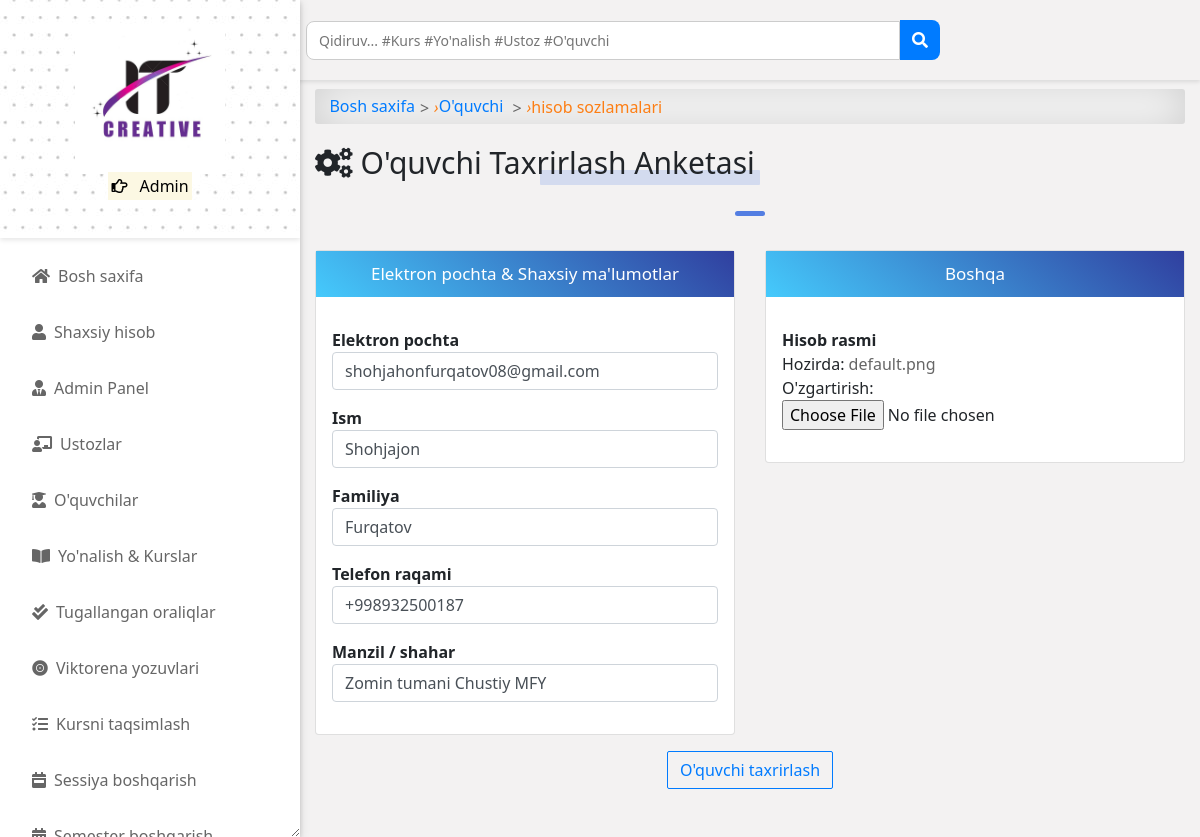
Screenshot of /accounts/student/6/edit/ (signed in) with the database file from the repository.
### accounts/models.py (models this page shows, shortened)
class User(AbstractUser):
    is_student = models.BooleanField(default=False)
    is_lecturer = models.BooleanField(default=False)
    is_parent = models.BooleanField(default=False)
    is_dep_head = models.BooleanField(default=False)
    phone = models.CharField(max_length=60, blank=True, null=True)
    address = models.CharField(max_length=60, blank=True, null=True)
    picture = models.ImageField(upload_to='profile_pictures/%y/%m/%d/', default='default.png', null=True)
    email = models.EmailField(blank=True, null=True)
    username_validator = ASCIIUsernameValidator()
    objects = UserManager()
    @property
    def get_user_role(self):
        if self.is_superuser:
            return "Admin"
        elif self.is_student:
            return "Talaba"  # Tarjima qilindi
        elif self.is_lecturer:
            return "O'qituvchi"  # Tarjima qilindi
        elif self.is_parent:
            return "Ota-Ona"  # Tarjima qilindi

### accounts/views.py (the view)
# urls.py: path('student/<int:pk>/edit/', edit_student, name='student_edit'),
@login_required
@admin_required
def edit_student(request, pk):
    instance = get_object_or_404(User, is_student=True, pk=pk)
    if request.method == "POST":
        form = ProfileUpdateForm(request.POST, request.FILES, instance=instance)
        full_name = instance.get_full_name
        if form.is_valid():
            form.save()
            messages.success(request, ("Talaba " + full_name + " ma'lumotlari yangilandi."))
            return redirect("student_list")
        else:
            messages.error(request, "Iltimos, quyidagi xatolikni to'g'rilang.")
    else:
        form = ProfileUpdateForm(instance=instance)
    return render(
        request,
        "accounts/edit_student.html",
        {
            "title": "Profil tahrirlash | IT Creative LMS",
            "form": form,
        },
    )

### accounts/forms.py
class ProfileUpdateForm(UserChangeForm):
    email = forms.EmailField(
        widget=forms.TextInput(attrs={'type': 'email', 'class': 'form-control', }),
        label="Elektron pochta", )  # Email Address -> Elektron pochta
    first_name = forms.CharField(
        widget=forms.TextInput(attrs={'type': 'text', 'class': 'form-control', }),
        label="Ism", )  # First Name -> Ism
    last_name = forms.CharField(
        widget=forms.TextInput(attrs={'type': 'text', 'class': 'form-control', }),
        label="Familiya", )  # Last Name -> Familiya
    phone = forms.CharField(
        widget=forms.TextInput(attrs={'type': 'text', 'class': 'form-control', }),
        label="Telefon raqami", )  # Phone No. -> Telefon raqami
    address = forms.CharField(
        widget=forms.TextInput(attrs={'type': 'text', 'class': 'form-control', }),
        label="Manzil / shahar", )  # Address / city -> Manzil / shahar
    class Meta:
        model = User
        fields = ['email', 'phone', 'address', 'picture', 'first_name', 'last_name']

### templates/accounts/edit_student.html (shortened to what this page needs)
{% extends 'base.html' %}
{% load crispy_forms_tags %}
{% load static %}
{% block content %}<br>
<div id="input-nav"><a href="{% url 'home' %}" class="primary1">Bosh saxifa</a> <i>&rsaquo;</i>
    <a href="{% url 'student_list' %}" class="primary1">O'quvchi </a><i>&rsaquo;</i> hisob sozlamalari
</div>
<p class="title-1"><i class="fas fa-cogs"></i>O'quvchi taxrirlash anketasi</p>
<div class="title-line"></div><br>
<form action="" method="POST" enctype="multipart/form-data">{% csrf_token %}
    <div class="row mb-3">
        <div class="col-md-6">
            <div class="card">
            <p class="form-title">Elektron pochta & Shaxsiy ma'lumotlar</p>
            <div class="p-3">
                <div class="form-group">
                    <b>{{ form.email.label }}</b>{{ form.email }}
                </div>
                <div class="form-group">
                    <b>{{ form.first_name.label }}</b>{{ form.first_name }}
                </div>
                <div class="form-group">
                    <b>{{ form.last_name.label }}</b>{{ form.last_name }}
                </div>
                <div class="form-group">
                    <b>{{ form.phone.label }}</b>{{ form.phone }}
                </div>
                <div class="form-group">
                    <b>{{ form.address.label }}</b>{{ form.address }}
                </div>
                </div>
            </div>
        </div>
        <div class="col-md-6">
            <div class="card">
            <p class="form-title">Boshqa</p>
            <div class="p-3">
                <div class="form-group">
                    <b>Hisob rasmi</b><br>{{ form.picture }}
                </div>
            </div>
            </div>
        </div>
    </div>
    <center><input class="btn btn-outline-primary" type="submit" value="O'quvchi taxrirlash"></center>
</form>
{% endblock content %}

### templates/aside.html (shortened to what this page needs)
{% load static %}
<head>
</head>
<div id="side-nav">
	<div class="main-menu">
		<div class="top-side text-center py-4" style="background-image: url({% static 'img/dotted.jpg' %});">
			<img src="{% static 'img/logo.png' %}" width="150px" alt="IT Creative">
			<p class="text-orange">
				<mark>
					<i class="far fa-hand-point-right"></i>
					{{ request.user.get_user_role }}
				</mark>
			</p>
		</div>
		{% url 'home' as hom %} {% url 'dashboard' as dash %} {% url 'profile' as prof %}
		{% url 'lecturer_list' as lec %}
		{% url 'student_list' as stu %} {% url 'course_allocation_view' as cav %}
		{% url 'programs' as pro %} {% url 'session_list' as sess %} {% url 'semester_list' as sem %}
		{% url 'quiz_progress' as qpr %} {% url 'quiz_marking' as qce %} {% url 'user_course_list' as ucl %}
		{% url 'admin_panel' as admin_p %}
		<ul>
			<li class="{% if request.path == hom %}active{% endif %}">
				<a href="{% url 'home' %}"><i class="fas fa-home"></i>Bosh saxifa</a>
			</li>
			<li class="{% if request.path == prof %}active{% endif %}">
				<a href="{% url 'profile' %}"><i class="fas fa-user"></i>Shaxsiy hisob</a>
			</li>
			{% if request.user.is_superuser %}
			<li class="{% if request.path == admin_p %}active{% endif %}">
				<a href="{% url 'admin_panel' %}"><i class="fas fa-user-tie"></i>Admin Panel</a>
			</li>
			<li class="{% if request.path == lec %}active{% endif %}">
				<a href="{% url 'lecturer_list' %}"><i class="fas fa-chalkboard-teacher"></i>Ustozlar</a>
			</li>
			<li class="{% if request.path == stu %}active{% endif %}">
				<a href="{% url 'student_list' %}"><i class="fas fa-user-graduate"></i>O'quvchilar</a>
			</li>
			{% endif %}
			<li class="{% if request.path == pro %}active{% endif %}">
				<a href="{% url 'programs' %}"><i class="fas fa-book-open"></i>Yo'nalish & Kurslar</a>
			</li>
			{% if request.user.is_superuser or request.user.is_lecturer %}
			<li class="{% if request.path == qce %}active{% endif %}">
				<a href="{% url 'quiz_marking' %}"><i class="fas fa-check-double"></i>Tugallangan oraliqlar</a>
			</li>
			{% endif %}
			{% if request.user.is_superuser %}
			<li class="{% if request.path == qpr %}active{% endif %}">
				<a href="{% url 'quiz_progress' %}"><i class="fas fa-record-vinyl"></i>Viktorena yozuvlari</a>
			</li>
			<li class="{% if request.path == cav %}active{% endif %}">
				<a href="{% url 'course_allocation_view' %}"><i class="fas fa-tasks"></i>Kursni taqsimlash</a>
			</li>
			<li class="{% if request.path == sess %}active{% endif %}">
				<a href="{% url 'session_list' %}"><i class="fas fa-calendar-week"></i>Sessiya boshqarish</a>
			</li>
			<li class="{% if request.path == sem %}active{% endif %}">
				<a href="{% url 'semester_list' %}"><i class="fas fa-calendar-alt"></i>Semester boshqarish</a>
			</li>
			{% endif %}
			<br />
		</ul>
	</div>
</div>

### static/css/all.css (style rules this page uses)
.fa, .fas, .far, .fal, .fad, .fab { -moz-osx-font-smoothing: grayscale; -webkit-font-smoothing: antialiased; display: inline-block; font-style: normal; font-variant: normal; text-rendering: auto; line-height: 1; }
.fa-book-open:before { content: "\f518"; }
.fa-calendar-alt:before { content: "\f073"; }
.fa-calendar-week:before { content: "\f784"; }
.fa-chalkboard-teacher:before { content: "\f51c"; }
.fa-check-double:before { content: "\f560"; }
.fa-cogs:before { content: "\f085"; }
.fa-hand-point-right:before { content: "\f0a4"; }
.fa-home:before { content: "\f015"; }
.fa-record-vinyl:before { content: "\f8d9"; }
.fa-tasks:before { content: "\f0ae"; }
.fa-user:before { content: "\f007"; }
.fa-user-graduate:before { content: "\f501"; }
.fa-user-tie:before { content: "\f508"; }
.far { font-family: 'Font Awesome 5 Free'; font-weight: 400; }
.fa, .fas { font-family: 'Font Awesome 5 Free'; font-weight: 900; }

### static/css/style.css (style rules this page uses)
*, body { font-family: "Rubik", sans-serif; }
body { background-color: #f3f2f2; }
.btn { border-radius: 2px; }
.text-orange { color: #fd7e14; }
li { list-style: none; }
#side-nav { width: 300px; position: fixed; left: 0; top: 0; bottom: 0; display: -webkit-box; display: -ms-flexbox; display: flex; -webkit-box-orient: vertical; -webkit-box-direction: normal; -ms-flex-direction: column; flex-direction: column; -webkit-box-pack: justify; -ms-flex-pack: justify; justify-content: space-between; z-index: 100; overflow-y: auto; resize: horizontal; background-color: #fff; -webkit-box-shadow: 0 2px 5px 0 rgba(0, 0, 0, 0.16), 0 2px 10px 0 rgba(0, 0, 0, 0.12); box-shadow: 0px 2px 5px 0px rgba(0, 0, 0, 0.16), 0px 2px 10px 0px rgba(0, 0, 0, 0.12); -webkit-transition: 0.3s; transition: 0.3s; }
#side-nav i { margin-right: 8px; }
#side-nav .top-side { background: #f5f5f5; -webkit-box-shadow: 0px 2px 5px 0px rgba(0, 0, 0, 0.1); box-shadow: 0px 2px 5px 0px rgba(0, 0, 0, 0.1); margin-bottom: 10px; padding: 0.5rem 2rem; }
#side-nav ul { padding: 0; }
#side-nav ul li { list-style: none; }
#side-nav ul li a { display: -webkit-box; display: -ms-flexbox; display: flex; -webkit-box-align: center; -ms-flex-align: center; align-items: center; padding: 1rem 2rem; color: #666; border-radius: 0 2em 2em 0; -webkit-transition: 0.25s; transition: 0.25s; }
#input-nav { display: -webkit-box; display: -ms-flexbox; display: flex; -ms-flex-wrap: wrap; flex-wrap: wrap; -webkit-box-align: center; -ms-flex-align: center; align-items: center; padding: 0.3rem 0.9rem; margin-bottom: 1rem; color: #fd7e14; border-radius: 3px; background-color: #fff !important; -webkit-box-shadow: inset 0 0 2.5rem rgba(0, 0, 0, 0.2); box-shadow: inset 0 0 2.5rem rgba(0, 0, 0, 0.2); }
#input-nav a { color: #007bff; }
#input-nav a::after { content: ">"; color: #666; margin: 0 5px; vertical-align: middle; }
a { color: #666; text-decoration: none; }
.form-group { margin-bottom: 1rem; }
.title-1 { position: relative; display: inline-block; font-family: inherit; text-transform: capitalize; font-weight: 400; font-size: 30px; border-radius: 0.2em; }
.title-1::before { content: ""; position: absolute; bottom: 0; right: -5px; width: 50%; height: 15px; z-index: -1; border-radius: 1px; background-color: rgba(83, 126, 226, 0.2); }
.title-1 i { margin-right: 8px; }
.title-line { width: 30px; height: 5px; background-color: #537ee2; border-radius: 2em; margin: 10px auto; }
.form-title { display: -webkit-box; display: -ms-flexbox; display: flex; -webkit-box-align: center; -ms-flex-align: center; align-items: center; -webkit-box-pack: center; -ms-flex-pack: center; justify-content: center; font-weight: 400; font-size: 17px; padding: 10px; background: linear-gradient(40deg, #45cafc, #303f9f); color: #fff; text-align: center; margin-bottom: 15px; }

### templates/base.html (style rules this page uses)
* { -webkit-user-select: none; -moz-user-select: none; -ms-user-select: none; user-select: none; }
body { -webkit-touch-callout: none; }

### templates/aside.html (style rules this page uses)
.top-side { background-size: cover; background-position: top center; }
* { -webkit-user-select: none; -moz-user-select: none; -ms-user-select: none; user-select: none; }
body { -webkit-touch-callout: none; }

### templates/navbar.html (style rules this page uses)
* { margin: 0; padding: 0; box-sizing: border-box; font-family: 'Segoe UI', Tahoma, Geneva, Verdana, sans-serif; }

### rows the page displays
User: user.get_user_role "Admin"
User: email "shohjahonfurqatov08@gmail.com", first_name "Shohjajon", last_name "Furqatov", phone "+998932500187", address "Zomin tumani Chustiy MFY"
